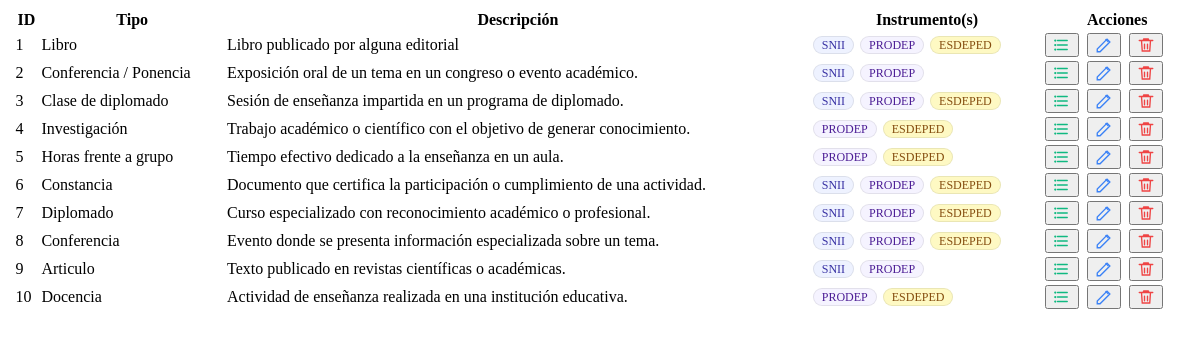
The page /vista-tipos-evidencia.php on the database its author committed.
### tables this page shows
CREATE TABLE `tipos_de_evidencia` (
  `id_tipo_evidencia` int(11) NOT NULL,
  `nombre_tipo` varchar(100) NOT NULL,
  `descripcion` text DEFAULT NULL,
  `SNI` tinyint(4) NOT NULL DEFAULT 0,
  `PRODEP` tinyint(4) NOT NULL DEFAULT 0,
  `ESDEPED` tinyint(4) NOT NULL DEFAULT 0
);

### vista-tipos-evidencia.php (the view, shortened to what this page needs)
<?php
include 'conexion.php';
$sql = "SELECT
          te.id_tipo_evidencia,
          te.nombre_tipo,
          te.descripcion,
          GROUP_CONCAT(i.abreviatura ORDER BY i.id_instrumento SEPARATOR ',') AS abrev_list
        FROM tipos_de_evidencia te
        LEFT JOIN instrumento_tipo_evidencia ite
          ON ite.id_tipo_evidencia = te.id_tipo_evidencia
        LEFT JOIN instrumentos i
          ON i.id_instrumento = ite.id_instrumento
        GROUP BY te.id_tipo_evidencia, te.nombre_tipo, te.descripcion
        ORDER BY te.id_tipo_evidencia ASC";
$result = $conn->query($sql);
?>
<div class="card-content" style="overflow:hidden;">
  <table id="tabla-tipos-evidencia" class="table display nowrap" style="width:100%;">
    <thead>
      <tr>
        <th data-priority="1"></th>
        <th class="dt-orderable" data-priority="2">ID</th>
        <th class="dt-orderable" data-priority="1">Tipo</th>
        <th class="dt-orderable" data-priority="3">Descripción</th>
        <th class="dt-orderable" data-priority="2">Instrumento(s)</th>
        <th data-priority="2">Acciones</th>
      </tr>
    </thead>
    <tbody>
      <?php if ($result && $result->num_rows > 0): ?>
        <?php while ($row = $result->fetch_assoc()):
          $id      = (int)$row['id_tipo_evidencia'];
          $tipo    = $row['nombre_tipo'] ?? '';
          $desc    = $row['descripcion'] ?? '';
          $abrlRaw = $row['abrev_list'] ?? null;
          $safeTipo = htmlspecialchars($tipo);
          $safeDesc = htmlspecialchars($desc);
          $safeNameAttr = htmlspecialchars($tipo, ENT_QUOTES);
          $abrevs = $abrlRaw ? array_filter(array_map('trim', explode(',', $abrlRaw))) : [];
          $mapClass = [
            'SNI'     => 't-sni',
            'PRODEP'  => 't-prodep',
            'ESDEPED' => 't-esdeped'
          ];
          $tags = [];
          foreach ($abrevs as $ab) {
            $cls = $mapClass[$ab] ?? 't-generic';
            $tags[] = '<span class="t-pill '.$cls.'" title="'.htmlspecialchars($ab).'">'.htmlspecialchars($ab).'</span>';
          }
          $instrumentosHtml = $tags ? '<div class="itags">'.implode('', $tags).'</div>' : '—';
          $hasSNI     = in_array('SNI', $abrevs, true) ? 1 : 0;
          $hasPRODEP  = in_array('PRODEP', $abrevs, true) ? 1 : 0;
          $hasESDEPED = in_array('ESDEPED', $abrevs, true) ? 1 : 0;
          $btnLista = '
            <button class="btn" type="button" title="Enlistar características"
                    onclick="openAtributosTipo('.$id.')">
              <svg class="icon" viewBox="0 0 24 24" fill="none" aria-hidden="true" style="width:18px;height:18px;">
                <path d="M6 6h13M6 12h13M6 18h13" stroke="#10b981" stroke-width="1.8" stroke-linecap="round"/>
                <circle cx="3" cy="6" r="1.5" fill="#10b981"/>
                <circle cx="3" cy="12" r="1.5" fill="#10b981"/>
                <circle cx="3" cy="18" r="1.5" fill="#10b981"/>
              </svg>
            </button>';
          $btnEdit = '
            <button class="btn" type="button" title="Editar"
                    onclick="openEditarTipo('.$id.')">
              <svg class="icon" viewBox="0 0 24 24" fill="none" aria-hidden="true" style="width:18px;height:18px;">
                <path d="M3 17.25V21h3.75L19.81 7.94l-3.75-3.75L3 17.25z" stroke="#3b82f6" stroke-width="1.8" fill="none"/>
                <path d="M14.06 4.19l3.75 3.75" stroke="#3b82f6" stroke-width="1.8"/>
              </svg>
            </button>';
          $btnDelete = '
            <button class="btn" type="button" title="Eliminar"
                    onclick="openEliminarTE('.$id.', \''.$safeNameAttr.'\')">
              <svg class="icon" viewBox="0 0 24 24" fill="none" aria-hidden="true" style="width:18px;height:18px;">
                <path d="M3 6h18M8 6l1-2h6l1 2M6 6l1 14h10l1-14" stroke="#ef4444" stroke-width="1.8" stroke-linecap="round"/>
                <path d="M10 11v6M14 11v6" stroke="#ef4444" stroke-width="1.8" stroke-linecap="round"/>
              </svg>
            </button>';
        ?>
        <tr
          data-sni="<?= $hasSNI ?>"
          data-prodep="<?= $hasPRODEP ?>"
          data-esdeped="<?= $hasESDEPED ?>"
          data-instrumentos="<?= htmlspecialchars(implode('|', $abrevs)) ?>"
        >
          <td></td>
          <td><?= $id ?></td>
          <td class="font-medium"><?= $safeTipo ?></td>
          <td><?= $safeDesc ?: '—' ?></td>
          <td><?= $instrumentosHtml ?></td>
          <td style="display:flex; gap:8px;">
            <?= $btnLista ?>
            <?= $btnEdit ?>
            <?= $btnDelete ?>
          </td>
        </tr>
        <?php endwhile; ?>
      <?php endif; ?>
    </tbody>
  </table>
</div>

### vista-tipos-evidencia.php (style rules this page uses)
.itags { display:flex;flex-wrap:wrap;gap:6px }
.t-pill { display:inline-flex;align-items:center;padding:2px 8px;border-radius:999px;font-size:12px;line-height:1;border:1px solid rgba(0,0,0,.08) }
.t-prodep { background:#f5f3ff;color:#4c1d95 }
.t-esdeped { background:#fef9c3;color:#854d0e }
.t-generic { background:#eef2ff;color:#3730a3 }

### rows shown on the page
tipos_de_evidencia: id_tipo_evidencia "1", nombre_tipo "Libro", descripcion "Libro publicado por alguna editorial", ab "SNII PRODEP ESDEPED"
tipos_de_evidencia: id_tipo_evidencia "2", nombre_tipo "Conferencia / Ponencia", descripcion "Exposición oral de un tema en un congreso o evento académico.", ab "SNII PRODEP"
tipos_de_evidencia: id_tipo_evidencia "3", nombre_tipo "Clase de diplomado", descripcion "Sesión de enseñanza impartida en un programa de diplomado.", ab "SNII PRODEP ESDEPED"
tipos_de_evidencia: id_tipo_evidencia "4", nombre_tipo "Investigación", descripcion "Trabajo académico o científico con el objetivo de generar conocimiento.", ab "PRODEP ESDEPED"
tipos_de_evidencia: id_tipo_evidencia "5", nombre_tipo "Horas frente a grupo", descripcion "Tiempo efectivo dedicado a la enseñanza en un aula.", ab "PRODEP ESDEPED"
tipos_de_evidencia: id_tipo_evidencia "6", nombre_tipo "Constancia", descripcion "Documento que certifica la participación o cumplimiento de una actividad.", ab "SNII PRODEP ESDEPED"
tipos_de_evidencia: id_tipo_evidencia "7", nombre_tipo "Diplomado", descripcion "Curso especializado con reconocimiento académico o profesional.", ab "SNII PRODEP ESDEPED"
tipos_de_evidencia: id_tipo_evidencia "8", nombre_tipo "Conferencia", descripcion "Evento donde se presenta información especializada sobre un tema.", ab "SNII PRODEP ESDEPED"
tipos_de_evidencia: id_tipo_evidencia "9", nombre_tipo "Articulo", descripcion "Texto publicado en revistas científicas o académicas.", ab "SNII PRODEP"
tipos_de_evidencia: id_tipo_evidencia "10", nombre_tipo "Docencia", descripcion "Actividad de enseñanza realizada en una institución educativa.", ab "PRODEP ESDEPED"
